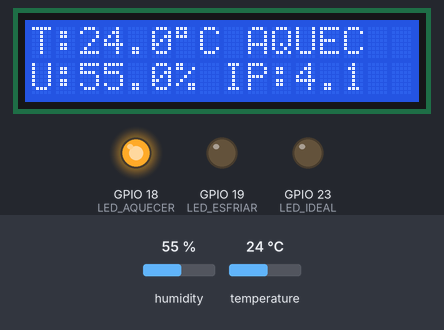
Bench run of a sketch on a simulated ESP32. Parts: 16×2 character LCD, output pins drawn as LEDs (lit = HIGH). Inputs (shaded band) come from the test bench; at power-on: temperature 24 °C, humidity 55 %. What the sketch prints to the serial monitor is not drawn.

Above: at 9.3 s.
9.4 s: temperature set to 29.6 °C
At 11.4 s:
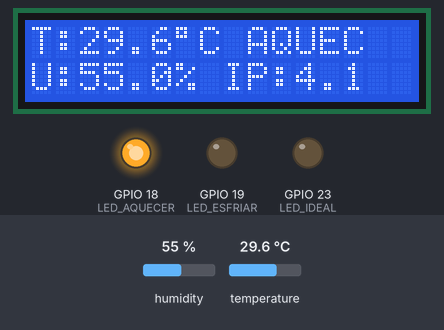
11.7 s: temperature set to 30.7 °C
At 14.5 s:
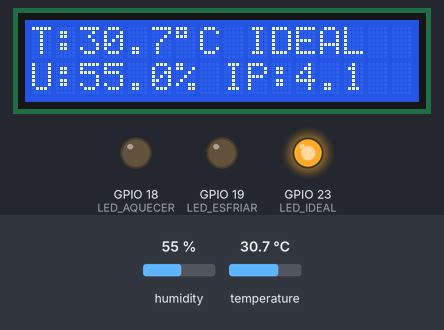
15.7 s: temperature set to 36 °C
At 18.8 s:
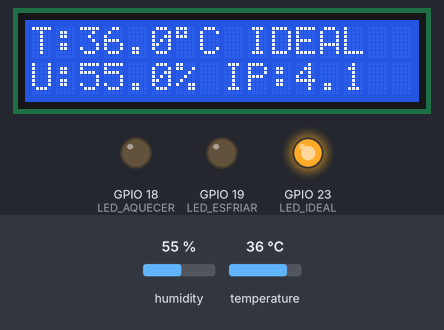
19.7 s: temperature set to 37 °C
At 23.0 s:
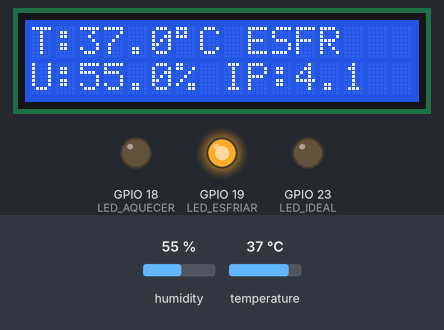
23.7 s: humidity set to 22 %
At 27.2 s:
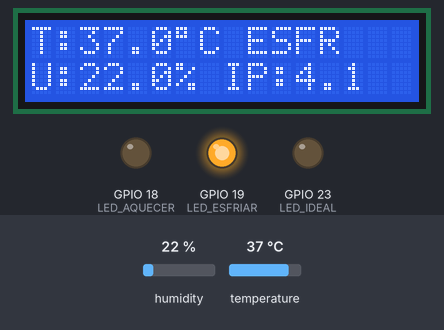
Timing chart, 0 to 28.7 s (numbered marks = the images above; inputs shaded):
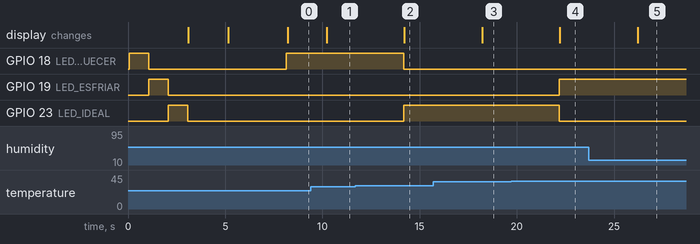

Measured:
- the behaviour switches between 29.9 and 30 °C on temperature (found by bisection; images 1 and 2)
- the behaviour switches between 36.5 and 36.6 °C on temperature (found by bisection; images 3 and 4)
- after the input at 9.4 s, the display: changes after 0.82 s (image 1)
- after the input at 11.7 s, GPIO 18 (LED_AQUECER): HIGH → LOW after 2.5 s; GPIO 23 (LED_IDEAL): LOW → HIGH after 2.5 s; the display: changes after 2.5 s (image 2)
- after the input at 15.7 s, the display: changes after 2.5 s (image 3)
- after the input at 19.7 s, GPIO 19 (LED_ESFRIAR): LOW → HIGH after 2.5 s; GPIO 23 (LED_IDEAL): HIGH → LOW after 2.5 s; the display: changes after 2.5 s (image 4)
- after the input at 23.7 s, the display: changes after 2.5 s (image 5)

The sketch:

main.ino
```cpp
#include <WiFi.h>
#include <WebServer.h>
#include <Wire.h>
#include <LiquidCrystal_I2C.h>
#include <DHT.h>

// ================= DISPLAY LCD I2C =================
// Se o display nao funcionar com 0x27, troque para 0x3F
LiquidCrystal_I2C lcd(0x27, 16, 2);

// ================= DHT22 =================
#define DHTPIN 4
#define DHTTYPE DHT22
DHT dht(DHTPIN, DHTTYPE);

// ================= LEDS =================
#define LED_AQUECER 18
#define LED_ESFRIAR 19
#define LED_IDEAL 23

// ================= LIMITES DE TEMPERATURA =================
// Para teste em sala
float tempMin = 30.0;
float tempMax = 36.5;

// Para apresentar como incubadora, voces podem trocar depois para:
// float tempMin = 36.0;
// float tempMax = 37.5;

// ================= WI-FI DA ESP32 =================
const char* ssid = "Mini_Incubadora_UFU";
const char* password = "12345678";

WebServer server(80);

// ================= VARIAVEIS =================
float temperatura = 0.0;
float umidade = 0.0;
bool erroDHT = false;

String statusSistema = "Iniciando";
String textoStatus = "Sistema iniciando";

unsigned long tempoAnterior = 0;
const unsigned long intervalo = 2000;

// ================= LER DHT22 E CONTROLAR LEDS =================
void lerDHT22() {
  float t = dht.readTemperature();
  float u = dht.readHumidity();
if (isnan(t) || isnan(u)) {
  erroDHT = true;
  statusSistema = "Erro";
  textoStatus = "Erro no sensor";

  digitalWrite(LED_AQUECER, HIGH);
  digitalWrite(LED_ESFRIAR, LOW);
  digitalWrite(LED_IDEAL, LOW);
  delay(300);
  digitalWrite(LED_AQUECER, LOW);
  delay(300);

  Serial.println("Erro ao ler DHT22");
  return;
}

  erroDHT = false;
  temperatura = t;
  umidade = u;

  if (temperatura < tempMin) {
    statusSistema = "Aquecer";
    textoStatus = "Necessario aquecer";

    digitalWrite(LED_AQUECER, HIGH);
    digitalWrite(LED_ESFRIAR, LOW);
    digitalWrite(LED_IDEAL, LOW);
  }
  else if (temperatura > tempMax) {
    statusSistema = "Esfriar";
    textoStatus = "Necessario esfriar";

    digitalWrite(LED_AQUECER, LOW);
    digitalWrite(LED_ESFRIAR, HIGH);
    digitalWrite(LED_IDEAL, LOW);
  }
  else {
    statusSistema = "Ideal";
    textoStatus = "Temperatura ideal";

    digitalWrite(LED_AQUECER, LOW);
    digitalWrite(LED_ESFRIAR, LOW);
    digitalWrite(LED_IDEAL, HIGH);
  }

  Serial.print("Temperatura: ");
  Serial.print(temperatura);
  Serial.println(" C");

  Serial.print("Umidade: ");
  Serial.print(umidade);
  Serial.println(" %");

  Serial.print("Status: ");
  Serial.println(textoStatus);

  Serial.println("----------------");
}

// ================= ATUALIZAR LCD =================
void atualizarDisplay() {
  lcd.clear();

  if (erroDHT) {
    lcd.setCursor(0, 0);
    lcd.print("Erro DHT22");
    lcd.setCursor(0, 1);
    lcd.print("Verifique fios");
    return;
  }

  lcd.setCursor(0, 0);
  lcd.print("T:");
  lcd.print(temperatura, 1);
  lcd.print((char)223);
  lcd.print("C ");

  if (statusSistema == "Aquecer") {
    lcd.print("AQUEC");
  }
  else if (statusSistema == "Esfriar") {
    lcd.print("ESFR");
  }
  else {
    lcd.print("IDEAL");
  }

  lcd.setCursor(0, 1);
  lcd.print("U:");
  lcd.print(umidade, 1);
  lcd.print("% IP:4.1");
}

// ================= PAGINA WEB BONITA =================
void paginaPrincipal() {
  String corStatus = "#15803d";
  String fundoStatus = "#dcfce7";
  String bordaStatus = "#86efac";
  String iconeStatus = "OK";

  String tempTexto = String(temperatura, 1);
  String umidTexto = String(umidade, 1);

  if (statusSistema == "Aquecer") {
    corStatus = "#b91c1c";
    fundoStatus = "#fee2e2";
    bordaStatus = "#fecaca";
    iconeStatus = "!";
  }
  else if (statusSistema == "Esfriar") {
    corStatus = "#1d4ed8";
    fundoStatus = "#dbeafe";
    bordaStatus = "#bfdbfe";
    iconeStatus = "!";
  }
  else if (statusSistema == "Erro") {
    corStatus = "#991b1b";
    fundoStatus = "#fecaca";
    bordaStatus = "#fca5a5";
    iconeStatus = "X";
    tempTexto = "--";
    umidTexto = "--";
  }

  String html = R"rawliteral(
<!DOCTYPE html>
<html lang="pt-BR">
<head>
  <meta charset="UTF-8">
  <meta name="viewport" content="width=device-width, initial-scale=1.0">
  <meta http-equiv="refresh" content="3">
  <meta name="color-scheme" content="light">
  <title>Mini Incubadora Portatil</title>

  <style>
    * {
      box-sizing: border-box;
    }

    html {
      color-scheme: light;
      background: #eef5ff;
    }

    body {
      margin: 0;
      font-family: Arial, Helvetica, sans-serif;
      background: linear-gradient(180deg, #eef5ff 0%, #f8fbff 100%);
      color: #0f172a;
    }

    .container {
      max-width: 430px;
      margin: 0 auto;
      padding: 18px 14px;
    }

    .main {
      background: #ffffff;
      border-radius: 26px;
      padding: 22px;
      box-shadow: 0 16px 35px rgba(15, 23, 42, 0.14);
      border: 1px solid #dbeafe;
    }

    .header {
      display: flex;
      gap: 14px;
      align-items: center;
      padding-bottom: 18px;
      border-bottom: 1px solid #e5e7eb;
      margin-bottom: 20px;
    }

    .logo {
      width: 68px;
      height: 68px;
      border-radius: 18px;
      background: #eff6ff;
      border: 2px solid #1e3a8a;
      display: flex;
      align-items: center;
      justify-content: center;
      color: #1e3a8a;
      font-size: 34px;
      font-weight: 900;
      flex-shrink: 0;
    }

    .title h1 {
      margin: 0;
      font-size: 23px;
      line-height: 1.1;
      color: #172554;
    }

    .subtitle {
      margin-top: 7px;
      font-size: 13px;
      line-height: 1.35;
      color: #475569;
    }

    .grid {
      display: grid;
      grid-template-columns: 1fr 1fr;
      gap: 14px;
      margin-bottom: 18px;
    }

    .sensor {
      background: #ffffff;
      border: 1px solid #e5e7eb;
      border-radius: 22px;
      padding: 16px;
      box-shadow: 0 8px 18px rgba(15, 23, 42, 0.08);
    }

    .sensorTop {
      display: flex;
      align-items: center;
      gap: 9px;
      margin-bottom: 12px;
    }

    .sensorIcon {
      width: 38px;
      height: 38px;
      border-radius: 50%;
      background: #dbeafe;
      display: flex;
      align-items: center;
      justify-content: center;
      color: #1d4ed8;
      font-weight: 900;
      flex-shrink: 0;
    }

    .sensorLabel {
      font-size: 13px;
      font-weight: bold;
      color: #1e3a8a;
    }

    .sensorValue {
      font-size: 34px;
      font-weight: 900;
      color: #0f172a;
      letter-spacing: -1px;
    }

    .unit {
      font-size: 17px;
      font-weight: 600;
      color: #334155;
    }

    .bar {
      height: 9px;
      border-radius: 999px;
      background: #dbeafe;
      margin-top: 14px;
      overflow: hidden;
    }

    .barFill {
      height: 100%;
      width: 72%;
      border-radius: 999px;
      background: #2563eb;
    }

    .status {
      display: flex;
      align-items: center;
      gap: 16px;
      background: {{FUNDO_STATUS}};
      border: 1px solid {{BORDA_STATUS}};
      border-radius: 22px;
      padding: 18px;
      margin-bottom: 18px;
    }

    .statusIcon {
      width: 58px;
      height: 58px;
      border-radius: 50%;
      background: rgba(255,255,255,0.75);
      border: 2px solid {{COR_STATUS}};
      display: flex;
      align-items: center;
      justify-content: center;
      font-size: 30px;
      font-weight: 900;
      color: {{COR_STATUS}};
      flex-shrink: 0;
    }

    .statusSmall {
      font-size: 13px;
      font-weight: bold;
      color: #334155;
      margin-bottom: 5px;
    }

    .statusText {
      font-size: 24px;
      font-weight: 900;
      color: {{COR_STATUS}};
    }

    .range, .footerBox {
      background: #ffffff;
      border: 1px solid #dbeafe;
      border-radius: 20px;
      padding: 16px;
      margin-bottom: 14px;
      box-shadow: 0 7px 16px rgba(15, 23, 42, 0.06);
    }

    .rangeTitle {
      font-size: 13px;
      font-weight: bold;
      color: #1e3a8a;
      margin-bottom: 6px;
    }

    .rangeValue {
      font-size: 21px;
      font-weight: 800;
      color: #0f172a;
    }

    .footerLine {
      font-size: 13px;
      color: #334155;
      margin: 8px 0;
    }

    .ip {
      color: #1d4ed8;
      font-weight: bold;
    }

    .project {
      margin-top: 14px;
      font-size: 11px;
      text-align: center;
      color: #64748b;
    }
  </style>
</head>

<body>
  <div class="container">
    <div class="main">

      <div class="header">
        <div class="logo">+</div>

        <div class="title">
          <h1>Mini Incubadora Portatil</h1>
          <div class="subtitle">
            Engenharia Biomedica<br>
            Universidade Federal de Uberlandia
          </div>
        </div>
      </div>

      <div class="grid">

        <div class="sensor">
          <div class="sensorTop">
            <div class="sensorIcon">T</div>
            <div class="sensorLabel">Temperatura</div>
          </div>

          <div class="sensorValue">{{TEMP}}<span class="unit"> &deg;C</span></div>
          <div class="bar"><div class="barFill"></div></div>
        </div>

        <div class="sensor">
          <div class="sensorTop">
            <div class="sensorIcon">U</div>
            <div class="sensorLabel">Umidade</div>
          </div>

          <div class="sensorValue">{{UMID}}<span class="unit"> %</span></div>
          <div class="bar"><div class="barFill"></div></div>
        </div>

      </div>

      <div class="status">
        <div class="statusIcon">{{ICONE_STATUS}}</div>
        <div>
          <div class="statusSmall">Status do sistema</div>
          <div class="statusText">{{TEXTO_STATUS}}</div>
        </div>
      </div>

      <div class="range">
        <div class="rangeTitle">Faixa de controle</div>
        <div class="rangeValue">{{TEMP_MIN}}&deg;C a {{TEMP_MAX}}&deg;C</div>
      </div>

      <div class="footerBox">
        <div class="footerLine">Monitoramento local via ESP32</div>
        <div class="footerLine">Atualizacao automatica a cada 3 segundos</div>
        <div class="footerLine">Endereco de acesso: <span class="ip">192.168.4.1</span></div>
      </div>

      <div class="project">Projeto academico - ESP32 + DHT22 + LCD I2C + 3 LEDs</div>

    </div>
  </div>
</body>
</html>
)rawliteral";

  html.replace("{{TEMP}}", tempTexto);
  html.replace("{{UMID}}", umidTexto);
  html.replace("{{TEXTO_STATUS}}", textoStatus);
  html.replace("{{ICONE_STATUS}}", iconeStatus);
  html.replace("{{TEMP_MIN}}", String(tempMin, 1));
  html.replace("{{TEMP_MAX}}", String(tempMax, 1));
  html.replace("{{COR_STATUS}}", corStatus);
  html.replace("{{FUNDO_STATUS}}", fundoStatus);
  html.replace("{{BORDA_STATUS}}", bordaStatus);

  server.send(200, "text/html", html);
}

// ================= SETUP =================
void setup() {
  Serial.begin(115200);

  Wire.begin(21, 22);

  lcd.init();
  lcd.backlight();

  dht.begin();

 pinMode(LED_AQUECER, OUTPUT);
pinMode(LED_ESFRIAR, OUTPUT);
pinMode(LED_IDEAL, OUTPUT);

// TESTE INICIAL DOS LEDS
digitalWrite(LED_AQUECER, HIGH);
digitalWrite(LED_ESFRIAR, LOW);
digitalWrite(LED_IDEAL, LOW);
delay(1000);

digitalWrite(LED_AQUECER, LOW);
digitalWrite(LED_ESFRIAR, HIGH);
digitalWrite(LED_IDEAL, LOW);
delay(1000);

digitalWrite(LED_AQUECER, LOW);
digitalWrite(LED_ESFRIAR, LOW);
digitalWrite(LED_IDEAL, HIGH);
delay(1000);

digitalWrite(LED_AQUECER, LOW);
digitalWrite(LED_ESFRIAR, LOW);
digitalWrite(LED_IDEAL, LOW);
  lcd.clear();
  lcd.setCursor(0, 0);
  lcd.print("Mini Incubadora");
  lcd.setCursor(0, 1);
  lcd.print("Iniciando...");
  delay(2000);

  lcd.clear();
  lcd.setCursor(0, 0);
  lcd.print("Criando WiFi");
  lcd.setCursor(0, 1);
  lcd.print("Aguarde...");

  WiFi.softAP(ssid, password);

  IPAddress IP = WiFi.softAPIP();

  Serial.println("Wi-Fi criado!");
  Serial.print("Nome da rede: ");
  Serial.println(ssid);
  Serial.print("Senha: ");
  Serial.println(password);
  Serial.print("Acesse: ");
  Serial.println(IP);

  server.on("/", paginaPrincipal);
  server.begin();

  lcd.clear();
  lcd.setCursor(0, 0);
  lcd.print("WiFi criado");
  lcd.setCursor(0, 1);
  lcd.print("192.168.4.1");
  delay(3000);

  lerDHT22();
  atualizarDisplay();
}

// ================= LOOP =================
void loop() {
  server.handleClient();

  unsigned long agora = millis();

  if (agora - tempoAnterior >= intervalo) {
    tempoAnterior = agora;

    lerDHT22();
    atualizarDisplay();
  }
}
```
